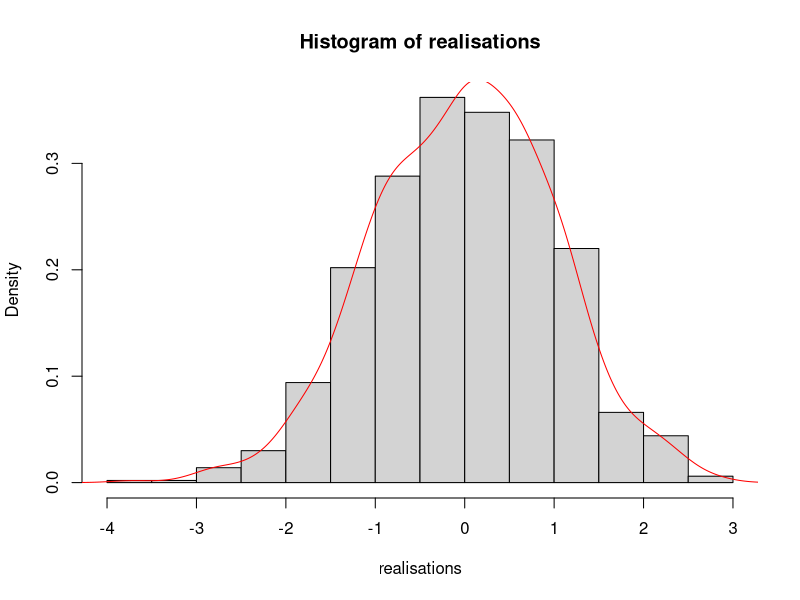
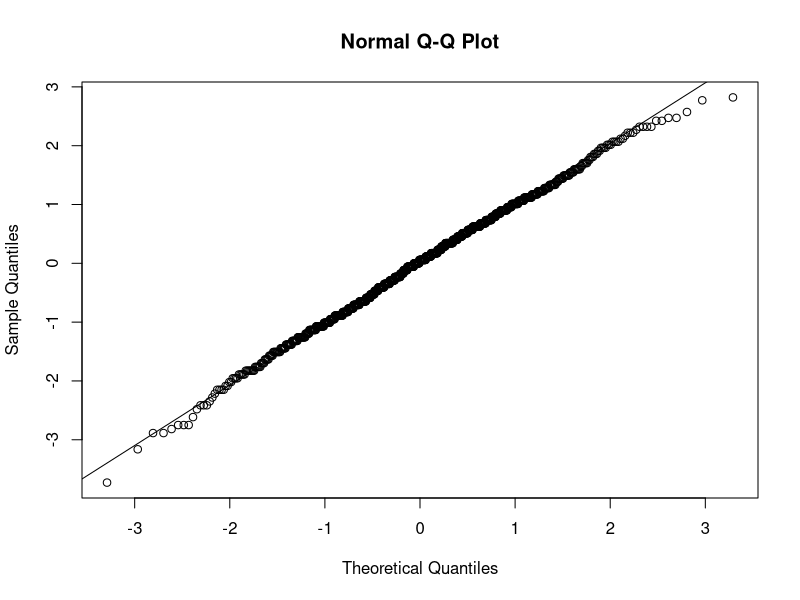
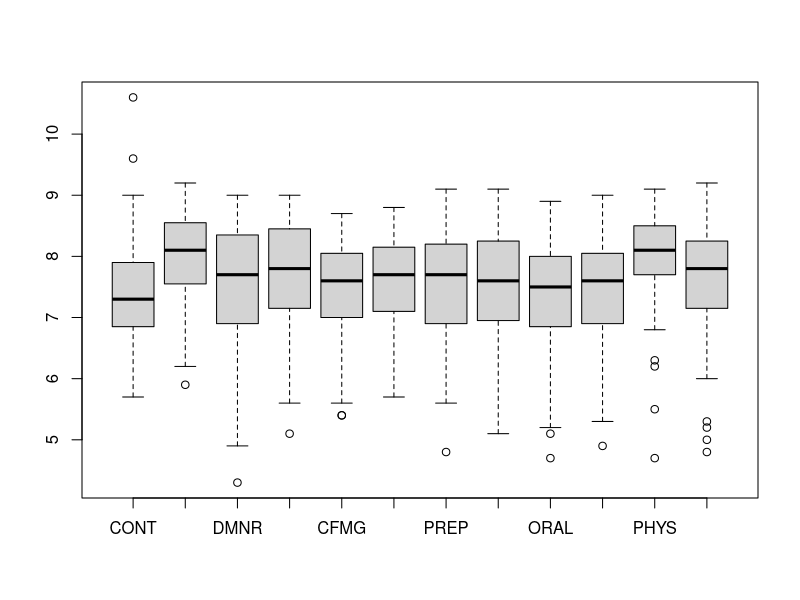
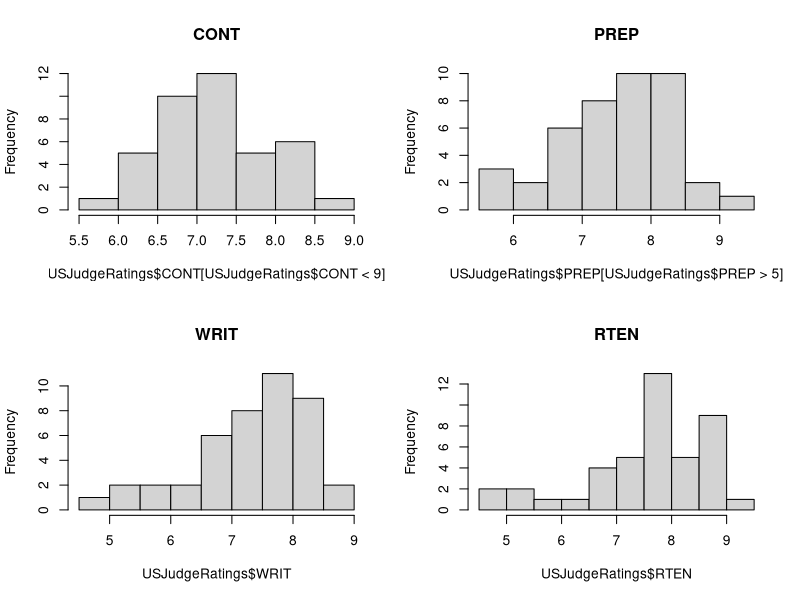
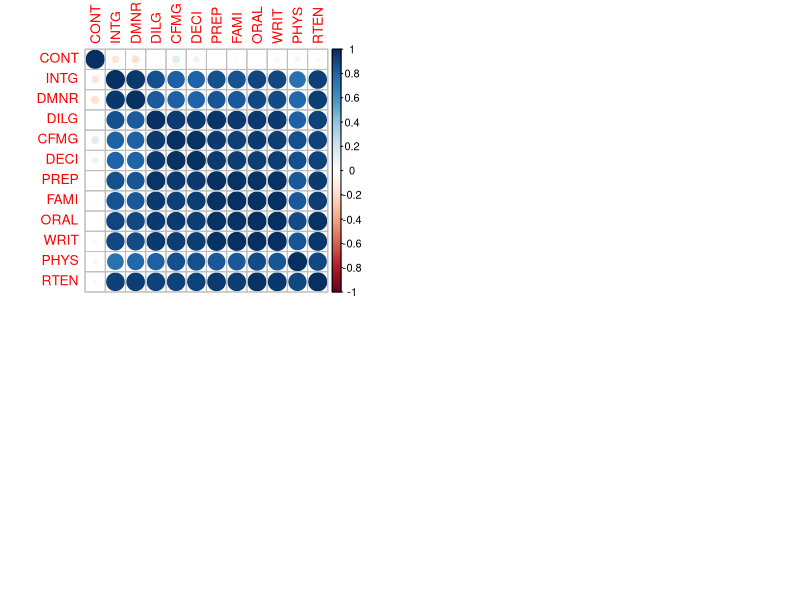
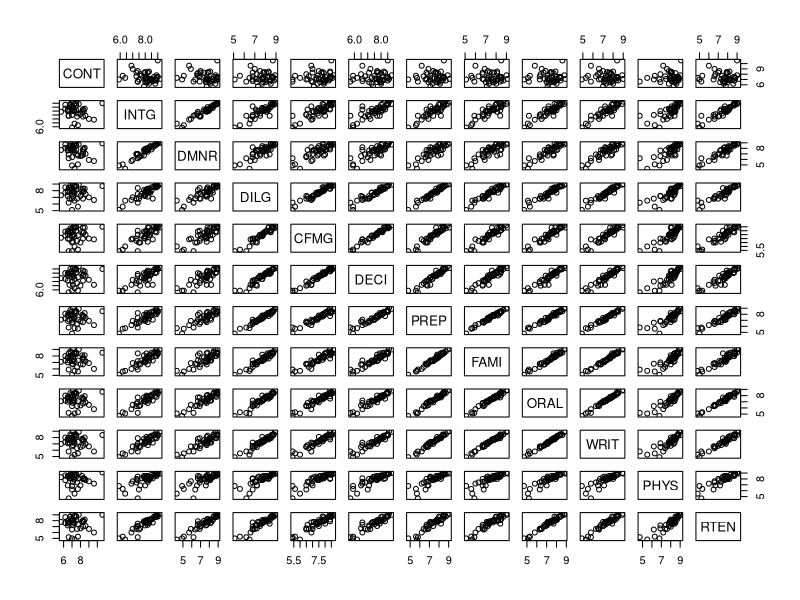
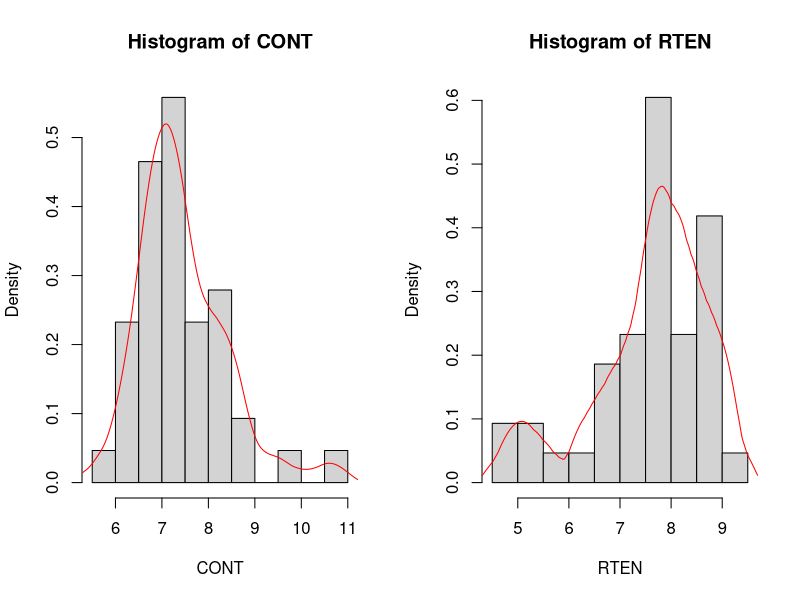
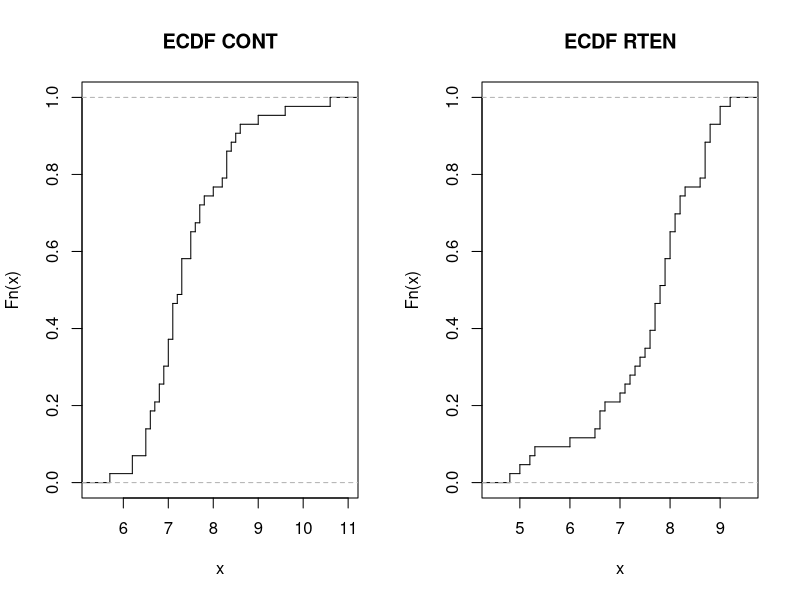

Reproduce these figures in R, in order.
## ---- chunk 1
knitr::opts_chunk$set(echo = TRUE)
## ---- chunk 2
estim <- function(x, theta){
  n <- length(x)
  est <- sqrt(n) * (mean(x) - theta) / sqrt(mean(x))
  return(est)}
## ---- chunk 3
set.seed(42)
Nattempts = 1e3
nsample = 100
theta = 3

samples <- lapply(1:Nattempts, function(i) rpois(nsample, theta))
realisations <- sapply(samples, function(x) estim(x, theta))

hist(realisations, probability = TRUE)
d = density(realisations, kernel='gaussian')
lines(d, col = 'red')
## ---- chunk 4
qqnorm(realisations)
qqline(realisations)
## ---- chunk 5
data(USJudgeRatings)
head(USJudgeRatings)
## ---- chunk 6
str(USJudgeRatings)
## ---- chunk 7
colnames(USJudgeRatings)
## ---- chunk 8
sum(is.na(USJudgeRatings))
## ---- chunk 9
summary(USJudgeRatings)
## ---- chunk 10
Outvals = boxplot(USJudgeRatings)
## ---- chunk 11
max(USJudgeRatings$CONT)
rownames(USJudgeRatings)[which.max(USJudgeRatings$CONT)]
## ---- chunk 12
min(USJudgeRatings$RTEN)
rownames(USJudgeRatings)[which.min(USJudgeRatings$RTEN)]
## ---- chunk 13
max(USJudgeRatings$RTEN)
rownames(USJudgeRatings)[which.max(USJudgeRatings$RTEN)]
## ---- chunk 14
par(mfrow=c(2,2))
hist(USJudgeRatings$CONT[USJudgeRatings$CONT<9], main="CONT")
hist(USJudgeRatings$PREP[USJudgeRatings$PREP>5], main="PREP" )
hist(USJudgeRatings$WRIT, main="WRIT")
hist(USJudgeRatings$RTEN, main="RTEN")
## ---- chunk 15
round(sqrt(diag(var(USJudgeRatings))),2)
print('The smallest standard deviation is: ')
min(round(sqrt(diag(var(USJudgeRatings))),2))
print('The largest standard deviation is: ')
max(round(sqrt(diag(var(USJudgeRatings))),2))
## ---- chunk 16
round(cor(USJudgeRatings),2)
## ---- chunk 17
library(corrplot)
corrplot(cor(USJudgeRatings))
## ---- chunk 18
pairs(USJudgeRatings)
## ---- chunk 19
par(mfrow=c(1,2))
hist(USJudgeRatings$CONT, probability= TRUE, main="Histogram of CONT", xlab="CONT")
d = density(USJudgeRatings$CONT, kernel = 'c', bw = 0.3)
lines(d, col="red")

hist(USJudgeRatings$RTEN, probability= TRUE, main="Histogram of RTEN" , xlab="RTEN")
d = density(USJudgeRatings$RTEN, kernel = 'o', bw = 0.3)
lines(d, col="red")
## ---- chunk 20
par(mfrow=c(1,2))
plot(ecdf(USJudgeRatings$CONT), verticals = TRUE, do.points = FALSE, main = "ECDF CONT")
plot(ecdf(USJudgeRatings$RTEN), verticals = TRUE, do.points = FALSE, main = "ECDF RTEN")
## ---- chunk 21
qqnorm(USJudgeRatings$RTEN)
qqline(USJudgeRatings$RTEN)
## ---- chunk 22
library(e1071)
kurtosis
skewness
